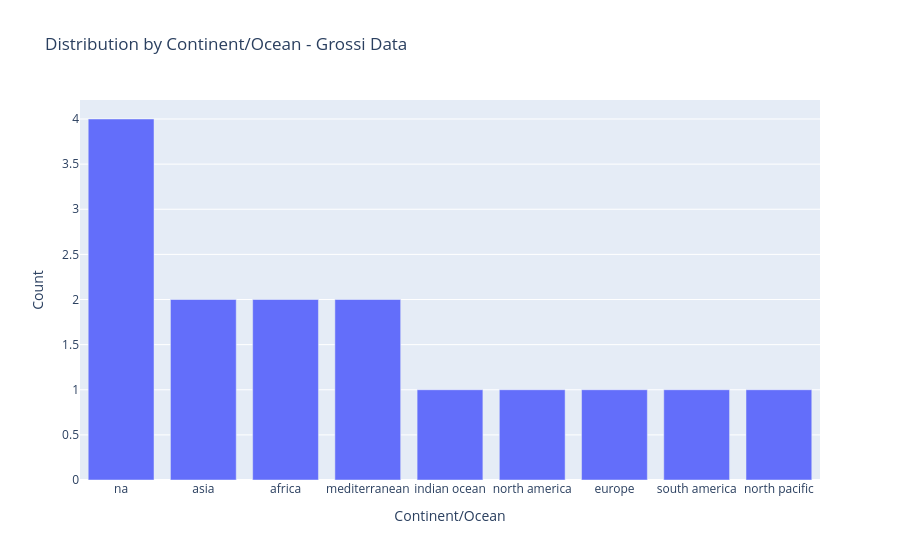

Here is the notebook cell this chart was saved with:
### Code cell
# Create visualizations with the main data
from IPython.display import display

if 'Continent_Ocean' in df_main.columns:
    continent_counts = df_main['Continent_Ocean'].value_counts()
    
    fig = px.bar(
        x=continent_counts.index,
        y=continent_counts.values,
        labels={'x': 'Continent/Ocean', 'y': 'Count'},
        title='Distribution by Continent/Ocean - Grossi Data'
    )
    display(fig)

else:    print("Cannot create chart - Continent_Ocean column not found")

### Figure 1 — Plotly figure (JSON) as saved in the notebook; plotly's stock layout.template omitted (floating-point values rounded to 4 significant figures)
{"data": [{"hovertemplate": "Continent/Ocean=%{x}<br>Count=%{y}<extra></extra>", "legendgroup": "", "marker": {"color": "#636efa", "pattern": {"shape": ""}}, "name": "", "orientation": "v", "showlegend": false, "textposition": "auto", "type": "bar", "x": ["na", "asia", "africa", "mediterranean", "indian ocean", "north america", "europe", "south america", "north pacific"], "xaxis": "x", "y": [4, 2, 2, 2, 1, 1, 1, 1, 1], "yaxis": "y"}], "layout": {"barmode": "relative", "legend": {"tracegroupgap": 0}, "title": {"text": "Distribution by Continent/Ocean - Grossi Data"}, "xaxis": {"anchor": "y", "domain": [0, 1], "title": {"text": "Continent/Ocean"}}, "yaxis": {"anchor": "x", "domain": [0, 1], "title": {"text": "Count"}}}}
